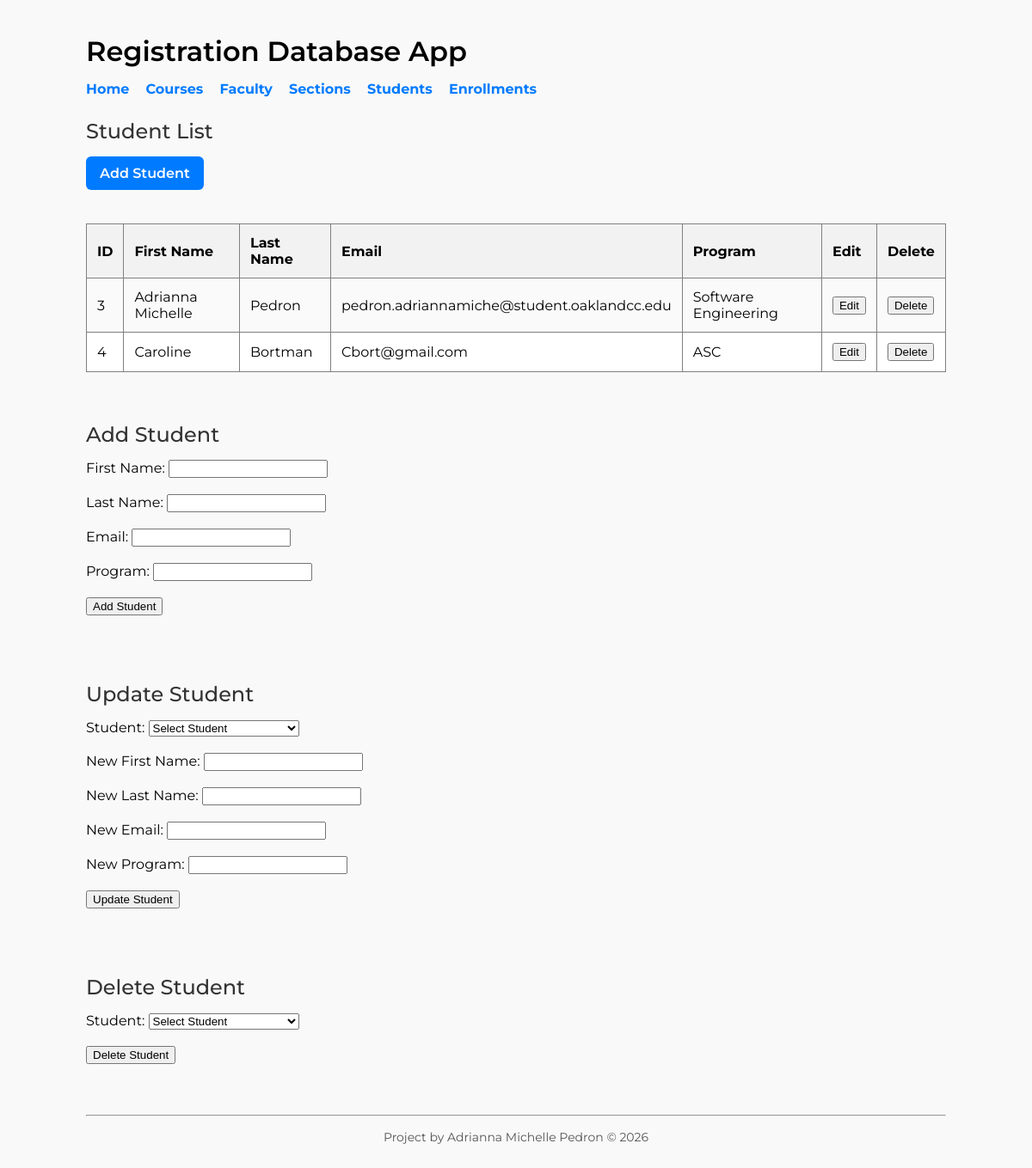
/student.php, run on the app's committed database.
### tables this page shows
CREATE TABLE `Student` (
  `student_id` int(11) NOT NULL,
  `first_name` varchar(20) NOT NULL,
  `last_name` varchar(20) NOT NULL,
  `email` varchar(50) NOT NULL,
  `program` varchar(50) NOT NULL
);

### student.php (the view, shortened to what this page needs)
<?php
require_once('models/database.php');
$query = 'SELECT * FROM Student ORDER BY student_id';
$statement = $database->prepare($query);
$statement->execute();
$students = $statement->fetchAll();
?>
<?php include 'header.php'; ?>
<h2>Student List</h2>
<a href="add_student.php" class="btn">Add Student</a>
<br><br>
<table border="1" cellpadding="8">
    <tr>
        <th>ID</th>
        <th>First Name</th>
        <th>Last Name</th>
        <th>Email</th>
        <th>Program</th>
        <th>Edit</th>
        <th>Delete</th>
    </tr>
    <?php foreach ($students as $student) : ?>
        <tr>
            <td><?php echo $student['student_id']; ?></td>
            <td><?php echo $student['first_name']; ?></td>
            <td><?php echo $student['last_name']; ?></td>
            <td><?php echo $student['email']; ?></td>
            <td><?php echo $student['program']; ?></td>
            <td>
                <form action="edit_student.php" method="get">
                    <input type="submit" value="Edit">
                </form>
            </td>
            <td>
                <form action="delete_student.php" method="post">
                    <input type="submit" value="Delete">
                </form>
            </td>
        </tr>
    <?php endforeach; ?>
</table>
<br><br>
<h2>Add Student</h2>
<form action="add_student_action.php" method="post">
    <label>First Name:</label>
    <input type="text" name="first_name" required><br><br>
    <label>Last Name:</label>
    <input type="text" name="last_name" required><br><br>
    <label>Email:</label>
    <input type="text" name="email" required><br><br>
    <label>Program:</label>
    <input type="text" name="program" required><br><br>
    <input type="submit" value="Add Student"><br><br>
</form>
<br><br>
<h2>Update Student</h2>
<form action="edit_student_action.php" method="post">
    <label>Student:</label>
    <select name="student_id" required>
        <option value="">Select Student</option>
    </select><br><br>
    <label>New First Name:</label>
    <input type="text" name="first_name" required><br><br>
    <label>New Last Name:</label>
    <input type="text" name="last_name" required><br><br>
    <label>New Email:</label>
    <input type="text" name="email" required><br><br>
    <label>New Program:</label>
    <input type="text" name="program" required><br><br>
    <input type="submit" value="Update Student"><br><br>
</form>
<br><br>
<h2>Delete Student</h2>
<form action="delete_student.php" method="post">
    <label>Student:</label>
    <select name="student_id" required>
        <option value="">Select Student</option>
    </select><br><br>
    <input type="submit" value="Delete Student"><br><br>
</form>
<?php include 'footer.php'; ?>

### style.css (style rules this page uses)
body { font-family: 'Montserrat', sans-serif; margin: 40px; background-color: #f9f9f9; }
h2 { margin-bottom: 15px; font-weight: 500; color: #333; }
.btn { display: inline-block; padding: 10px 16px; background-color: #007BFF; color: white; text-decoration: none; border-radius: 6px; font-weight: 600; }
table { width: 100%; border-collapse: collapse; margin-top: 20px; background-color: white; }
th, td { padding: 12px; text-align: left; }
th { background-color: #f2f2f2; }
tr:nth-child(even) { background-color: #fafafa; }

### data on the page
student: student_id "3", first_name "Adrianna Michelle", last_name "Pedron", email "pedron.adriannamiche@student.oaklandcc.edu", program "Software Engineering"
student: student_id "4", first_name "Caroline", last_name "Bortman", email "Cbort@gmail.com", program "ASC"
